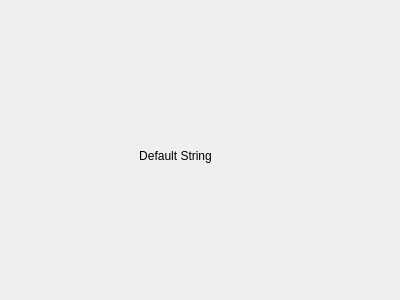
<?xml version="1.0" encoding="UTF-8"?>
<ui version="4.0">
 <class>Form</class>
 <widget class="QWidget" name="Form">
  <property name="geometry">
   <rect>
    <x>0</x>
    <y>0</y>
    <width>400</width>
    <height>300</height>
   </rect>
  </property>
  <property name="windowTitle">
   <string>Form</string>
  </property>
  <widget class="QLabel" name="label">
   <property name="geometry">
    <rect>
     <x>30</x>
     <y>70</y>
     <width>291</width>
     <height>171</height>
    </rect>
   </property>
   <property name="text">
    <string>Default String</string>
   </property>
   <property name="alignment">
    <set>Qt::AlignCenter</set>
   </property>
  </widget>
 </widget>
 <resources/>
 <connections/>
</ui>
